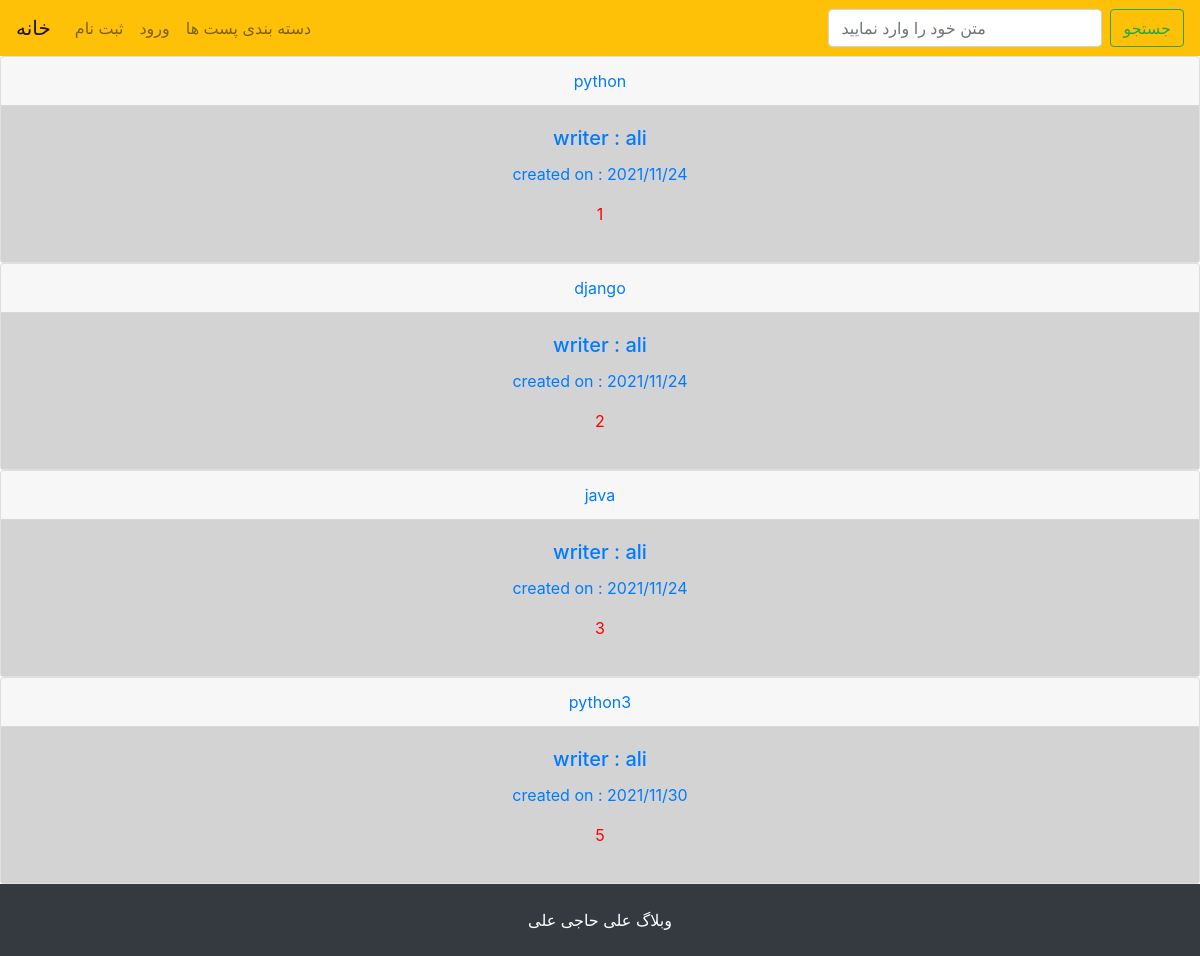
The page / on the database its author committed.
### post/models.py (models this page shows, shortened)
class Post(models.Model):
    STATUS = (
        ("publish", "انتشار"),
        ("draft", "پیش نویس")
    )
    title = models.CharField(max_length=200, verbose_name="عنوان", null=True, blank=True)
    slug = RandomSlugField(length=12, verbose_name='آدرس')
    writer = models.ForeignKey(User, on_delete=models.CASCADE, verbose_name="نویسنده", null=True, blank=True)
    body = RichTextUploadingField(verbose_name="متن", null=True, blank=True)
    image = models.ImageField(upload_to='uploads',null=True,blank=True)
    like = models.IntegerField(default=0, null=True, blank=True)
    created_on = models.DateTimeField(default=timezone.now, verbose_name='تاریخ ایجاد')
    publish_on = models.DateTimeField(auto_now_add=True)
    update_on = models.DateTimeField(auto_now=True)
    status = models.CharField(max_length=20, choices=STATUS, default="draft", verbose_name="حالت انتشار")
    tag = models.ManyToManyField('Tag')
    category = models.ManyToManyField('Category')

### post/views.py (the view)
# urls.py: path('', views.all_post.as_view(), name='all_post'),
class all_post(generic.ListView):
    template_name = "post/all_post.html"
    context_object_name = 'all_post'
    def get_queryset(self):
        return Post.objects.all().filter(status="publish")

### post/templates/post/all_post.html (shortened to what this page needs)
{% extends 'base.html' %}
{% block content %}
{% for post in all_post %}
<a class="text-center" href="{% url 'post:post_detail' post.slug %}">
    <div class="card">
        <div class="card-header">
            {{ post.title }}
        </div>
        <div style="background-color: lightgrey;" class="card-body">
            <h5 class="card-title">writer : {{ post.writer }}</h5>
            <p class="card-text">created on : {{ post.created_on|date:"Y/n/j" }}</p>
            <p style="color:red;">{{ post.id }}</p>
        </div>
    </div>
</a>
{% endfor %}
{% endblock %}

### templates/base.html (shortened to what this page needs)
<!DOCTYPE html>
<html lang="en">
<head>
    <link rel="stylesheet" href="https://maxcdn.bootstrapcdn.com/bootstrap/4.0.0/css/bootstrap.min.css"
>
</head>
<body>
    {% include 'inc/navbar.html' %}
    {% block content %}
    {% endblock %}
    {% include 'inc/footer.html' %}
</body>
</html>

### templates/inc/navbar.html (shortened to what this page needs)
<nav class="navbar navbar-expand-lg navbar-light bg-warning">
    <a class="navbar-brand" href="http://127.0.0.1:8000">خانه</a>
    <div class="collapse navbar-collapse" id="navbarSupportedContent">
        <ul class="navbar-nav mr-auto">
            {% if request.user.is_authenticated %}
            <li class="nav-item">
                <a class="nav-link" href="{% url 'accounts:logout' %}">خروج</a>
            </li>
            <li class="nav-item">
                <a class="nav-link" href="#">حساب کاربری</a>
            </li>
            {% else %}
            <li class="nav-item">
                <a class="nav-link" href="{% url 'accounts:register' %}">ثبت نام</a>
            </li>
            <li class="nav-item">
                <a class="nav-link" href="{% url 'accounts:login' %}">ورود</a>
            </li>
            {% endif %}
            <li class="nav-item">
                <a class="nav-link" href="{% url 'post:all_category' %}">دسته بندی پست ها</a>
            </li>
        </ul>
        <form class="form-inline my-2 my-lg-0">
            <input class="form-control mr-sm-2" type="search" placeholder="متن خود را وارد نمایید" aria-label="Search">
            <button class="btn btn-outline-success my-2 my-sm-0" type="submit">جستجو</button>
        </form>
    </div>
</nav>

### templates/inc/footer.html
<footer class="bg-dark text-center text-white">
    <div class="container p-4">وبلاگ علی حاجی علی</div></footer>

### rows shown on the page
Post: title "python", writer "ali", created_on "2021/11/24", id "1"
Post: title "django", writer "ali", created_on "2021/11/24", id "2"
Post: title "java", writer "ali", created_on "2021/11/24", id "3"
Post: title "python3", writer "ali", created_on "2021/11/30", id "5"
